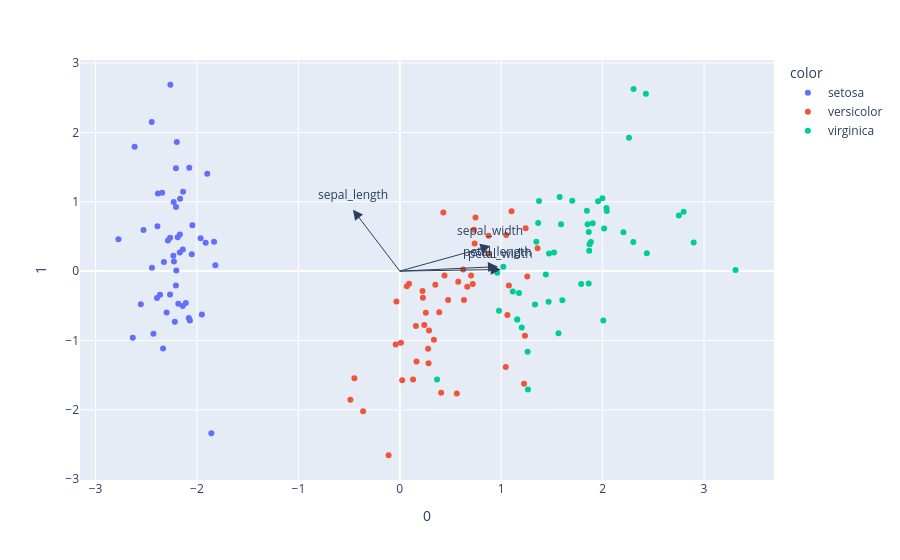

The cell this chart's notebook holds for it:
### Markdown cell above
###**Participation of the original features in the first 2 PCA components**

### Code cell
pca = PCA(n_components=2)
components = pca.fit_transform(X_standard)

loadings = pca.components_.T * np.sqrt(pca.explained_variance_)

fig = px.scatter(components, x=0, y=1, color=df['species'])

for i, feature in enumerate(features):
    fig.add_annotation(
        ax=0, ay=0,
        axref="x", ayref="y",
        x=loadings[i, 0],
        y=loadings[i, 1],
        showarrow=True,
        arrowsize=2,
        arrowhead=2,
        xanchor="right",
        yanchor="top"
    )
    fig.add_annotation(
        x=loadings[i, 0],
        y=loadings[i, 1],
        ax=0, ay=0,
        xanchor="center",
        yanchor="bottom",
        text=feature,
        yshift=5,
    )
fig.show()

### Figure 1 — Plotly figure (JSON) as saved in the notebook; plotly's stock layout.template omitted (floating-point values rounded to 4 significant figures)
{"data": [{"hovertemplate": "color=setosa<br>0=%{x}<br>1=%{y}<extra></extra>", "legendgroup": "setosa", "marker": {"color": "#636efa", "symbol": "circle"}, "mode": "markers", "name": "setosa", "orientation": "v", "showlegend": true, "type": "scatter", "x": [-2.265, -2.081, -2.364, -2.299, -2.39, -2.076, -2.444, -2.233, -2.335, -2.184, -2.166, -2.326, -2.218, -2.633, -2.199, -2.262, -2.208, -2.19, -1.899, -2.343, -1.914, -2.207, -2.774, -1.819, -2.227, -1.952, -2.051, -2.169, -2.14, -2.265, -2.14, -1.832, -2.615, -2.446, -2.11, -2.208, -2.045, -2.527, -2.43, -2.17, -2.286, -1.858, -2.554, -1.964, -2.137, -2.07, -2.385, -2.394, -2.229, -2.204], "xaxis": "x", "y": [0.48, -0.6741, -0.3419, -0.5974, 0.6468, 1.489, 0.04764, 0.2231, -1.115, -0.469, 1.044, 0.1331, -0.7287, -0.9615, 1.86, 2.686, 1.484, 0.4888, 1.405, 1.128, 0.4089, 0.9241, 0.4583, 0.08556, 0.1373, -0.6256, 0.2422, 0.5271, 0.3132, -0.3377, -0.5045, 0.4237, 1.794, 2.151, -0.4602, -0.2061, 0.6616, 0.5923, -0.9042, 0.2689, 0.4417, -2.337, -0.4791, 0.4723, 1.142, -0.7111, 1.12, -0.3862, 0.998, 0.009216], "yaxis": "y"}, {"hovertemplate": "color=versicolor<br>0=%{x}<br>1=%{y}<extra></extra>", "legendgroup": "versicolor", "marker": {"color": "#EF553B", "symbol": "circle"}, "mode": "markers", "name": "versicolor", "orientation": "v", "showlegend": true, "type": "scatter", "x": [1.102, 0.7313, 1.241, 0.4075, 1.075, 0.3887, 0.7465, -0.4873, 0.9279, 0.01143, -0.1102, 0.4407, 0.5621, 0.7196, -0.03335, 0.8754, 0.3503, 0.1588, 1.225, 0.1649, 0.7377, 0.4763, 1.234, 0.6329, 0.7027, 0.8743, 1.257, 1.358, 0.6648, -0.04026, 0.1308, 0.02345, 0.2415, 1.061, 0.224, 0.4291, 1.049, 1.045, 0.06959, 0.2835, 0.2791, 0.6246, 0.3365, -0.3622, 0.2886, 0.09136, 0.2277, 0.5764, -0.4477, 0.2567], "xaxis": "x", "y": [0.863, 0.5946, 0.6163, -1.754, -0.2084, -0.5933, 0.773, -1.852, 0.03223, -1.034, -2.654, -0.0633, -1.765, -0.1862, -0.439, 0.5091, -0.1963, -0.7921, -1.622, -1.303, 0.3966, -0.4173, -0.9333, -0.4164, -0.06341, 0.2508, -0.07726, 0.3313, -0.2259, -1.059, -1.562, -1.572, -0.7773, -0.6338, -0.2878, 0.8456, 0.5221, -1.383, -0.2195, -1.329, -1.12, 0.02492, -0.9884, -2.019, -0.8557, -0.1812, -0.3849, -0.1549, -1.544, -0.5989], "yaxis": "y"}, {"hovertemplate": "color=virginica<br>0=%{x}<br>1=%{y}<extra></extra>", "legendgroup": "virginica", "marker": {"color": "#00cc96", "symbol": "circle"}, "mode": "markers", "name": "virginica", "orientation": "v", "showlegend": true, "type": "scatter", "x": [1.845, 1.158, 2.205, 1.44, 1.868, 2.752, 0.367, 2.302, 2.007, 2.26, 1.364, 1.603, 1.884, 1.26, 1.468, 1.59, 1.471, 2.426, 3.311, 1.264, 2.038, 0.978, 2.898, 1.333, 1.701, 1.954, 1.175, 1.021, 1.788, 1.864, 2.436, 2.305, 1.863, 1.114, 1.202, 2.799, 1.576, 1.346, 0.9248, 1.852, 2.015, 1.902, 1.158, 2.041, 1.998, 1.871, 1.565, 1.521, 1.373, 0.9607], "xaxis": "x", "y": [0.8704, -0.6989, 0.562, -0.04699, 0.295, 0.8004, -1.562, 0.4201, -0.7114, 1.921, 0.6928, -0.4217, 0.4192, -1.162, -0.4423, 0.6762, 0.2556, 2.557, 0.01778, -1.707, 0.9105, -0.5718, 0.4136, -0.4818, 1.014, 1.008, -0.3164, 0.06435, -0.1874, 0.5623, 0.2593, 2.626, -0.1785, -0.2929, -0.8113, 0.8568, 1.069, 0.4224, 0.01722, 0.6761, 0.6139, 0.6896, -0.6989, 0.8675, 1.049, 0.387, -0.8967, 0.2691, 1.011, -0.02433], "yaxis": "y"}], "layout": {"annotations": [{"arrowhead": 2, "arrowsize": 2, "ax": 0, "axref": "x", "ay": 0, "ayref": "y", "showarrow": true, "x": 0.8932, "xanchor": "right", "y": 0.362, "yanchor": "top"}, {"ax": 0, "ay": 0, "text": "sepal_width", "x": 0.8932, "xanchor": "center", "y": 0.362, "yanchor": "bottom", "yshift": 5}, {"arrowhead": 2, "arrowsize": 2, "ax": 0, "axref": "x", "ay": 0, "ayref": "y", "showarrow": true, "x": -0.4617, "xanchor": "right", "y": 0.8857, "yanchor": "top"}, {"ax": 0, "ay": 0, "text": "sepal_length", "x": -0.4617, "xanchor": "center", "y": 0.8857, "yanchor": "bottom", "yshift": 5}, {"arrowhead": 2, "arrowsize": 2, "ax": 0, "axref": "x", "ay": 0, "ayref": "y", "showarrow": true, "x": 0.9949, "xanchor": "right", "y": 0.02349, "yanchor": "top"}, {"ax": 0, "ay": 0, "text": "petal_width", "x": 0.9949, "xanchor": "center", "y": 0.02349, "yanchor": "bottom", "yshift": 5}, {"arrowhead": 2, "arrowsize": 2, "ax": 0, "axref": "x", "ay": 0, "ayref": "y", "showarrow": true, "x": 0.9682, "xanchor": "right", "y": 0.06421, "yanchor": "top"}, {"ax": 0, "ay": 0, "text": "petal_length", "x": 0.9682, "xanchor": "center", "y": 0.06421, "yanchor": "bottom", "yshift": 5}], "legend": {"title": {"text": "color"}, "tracegroupgap": 0}, "margin": {"t": 60}, "xaxis": {"anchor": "y", "domain": [0, 1], "title": {"text": "0"}}, "yaxis": {"anchor": "x", "domain": [0, 1], "title": {"text": "1"}}}}
